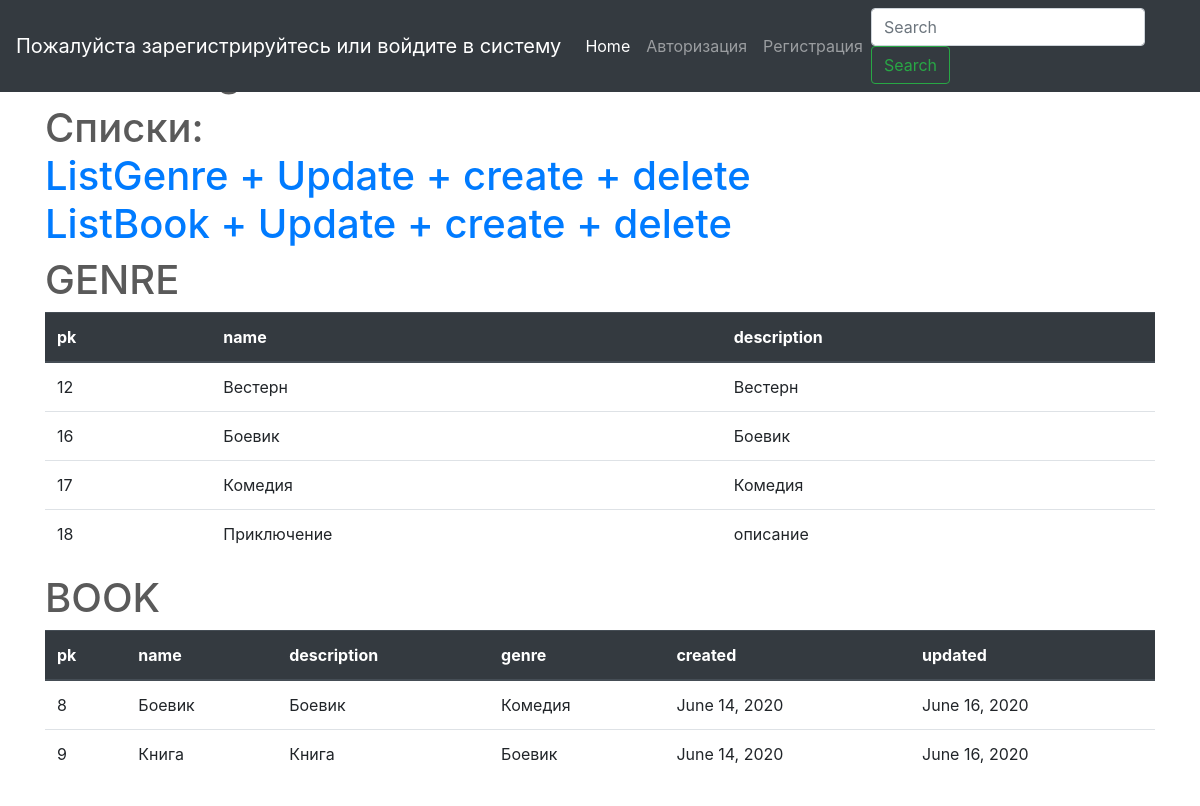
The app's page /test/, older data.
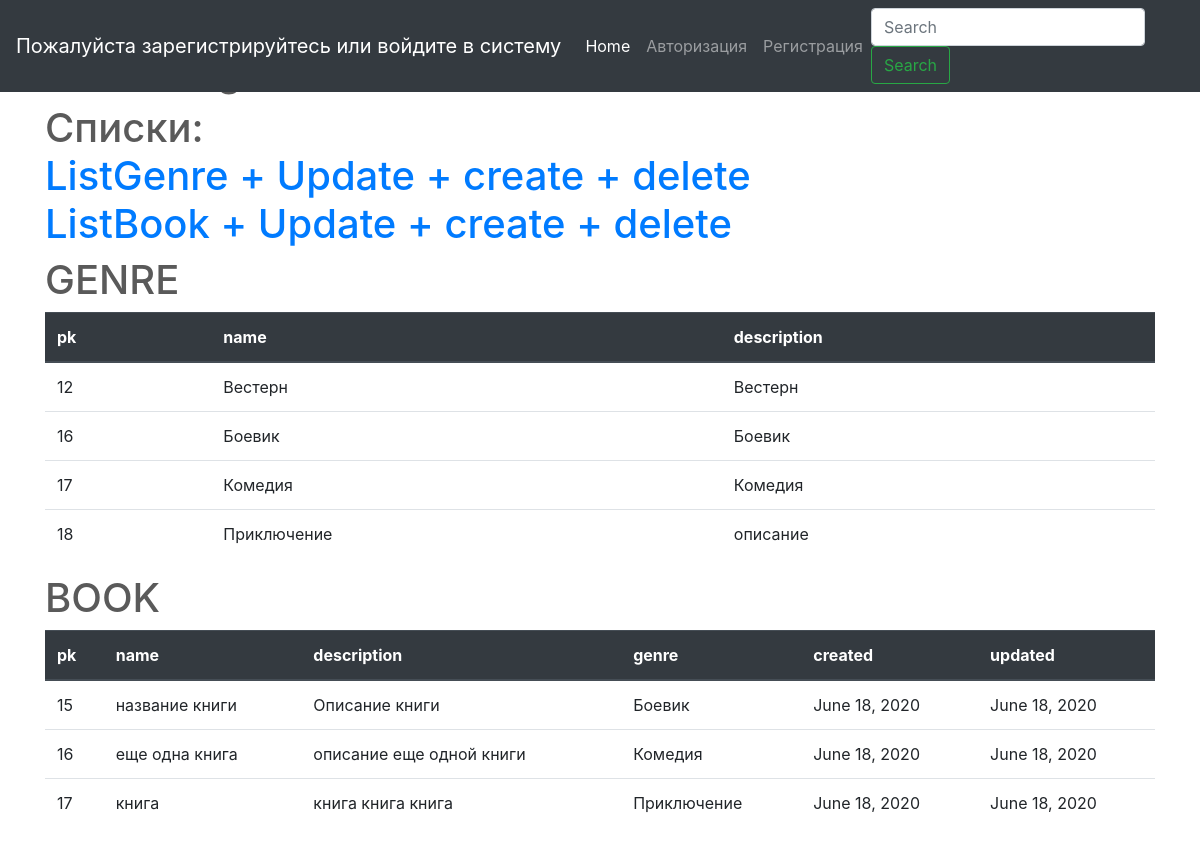
The same page, newer data.
### testapp/models.py (models this page shows, shortened)
class Genre(models.Model):
    name = models.CharField(verbose_name='Название жанра', max_length=100)
    description = models.TextField(verbose_name='Описание жанра', null=True, blank=True)
    def __str__(self):
        return self.name

class Book(models.Model):
    name = models.CharField(
        verbose_name='Название Книги', max_length=200
        )
    description = models.TextField(
        verbose_name='Описание Книги', null=True, blank=True
        )
    genre = models.ForeignKey(
        Genre, on_delete=models.PROTECT, verbose_name='Жанр Книги',
        )
    writer = models.ManyToManyField(
        Writer)
    created = models.DateField(
        verbose_name='Создано', auto_now=False, auto_now_add=True
        )
    updated = models.DateField(
        verbose_name='Изменено', auto_now=True, auto_now_add=False
        )
    book_image = models.ImageField(
        verbose_name='Изображение книги', upload_to='profile', null=True, blank=True
        )

### testapp/views.py (the view)
# urls.py: path('test/', test),
def test(request):
    genre = Genre.objects.all()
    books = Book.objects.all()
    context = {'genre': genre, 'books': books}
    return render(request, template_name='testapp/test.html', context= context)

### testapp/templates/testapp/test.html (shortened to what this page needs)
{% extends 'base.html' %}
{% load static %}
{% block body %}
<div class="container">
<h1>Home Page</h1>
</div>
<div class="container">
<h1> Списки:</h><br>
    <a href="/listgenre/"> ListGenre + Update + create + delete</a><br>
    <a href="/listbook/"> ListBook + Update + create + delete</a><br>
    <h1>GENRE</h1>
     <table class="table">
     <thead class="thead-dark">
     <tr>
     <th>pk</th><th>name</th><th>description</th>
     </tr>
     </thead>
     {% for genre in genre  %}
        <tr>
            <td>{{genre.pk}}</td><td>{{genre.name}}</td><td>{{genre.description}}</td>
        </tr>
     {% endfor %}
     </table>
     <h1>BOOK</h1>
     <table class="table">
     <thead class="thead-dark">
     <tr>
     <th>pk</th><th>name</th><th>description</th><th>genre</th><th>created</th><th>updated</th>
     </tr>
     </thead>
     {% for book in books  %}
        <tr>
            <td>{{book.pk}}</td>
            <td>{{book.name}}</td>
            <td>{{book.description}}</td>
            <td>{{book.genre}}</td>
            <td>{{book.created}}</td>
            <td>{{book.updated}}</td>
        </tr>
     {% endfor %}
     </table>
</div>
{% endblock body %}

Row changes from the older to the newer data that the page shows:
removed Book: pk "8", name "Боевик", description "Боевик", genre "Комедия", created "June 14, 2020", updated "June 16, 2020"
removed Book: pk "9", name "Книга", description "Книга", genre "Боевик", created "June 14, 2020", updated "June 16, 2020"
added Book: pk "15", name "название книги", description "Описание книги", genre "Боевик", created "June 18, 2020", updated "June 18, 2020"
added Book: pk "16", name "еще одна книга", description "описание еще одной книги", genre "Комедия", created "June 18, 2020", updated "June 18, 2020"
added Book: pk "17", name "книга", description "книга книга книга", genre "Приключение", created "June 18, 2020", updated "June 18, 2020"
